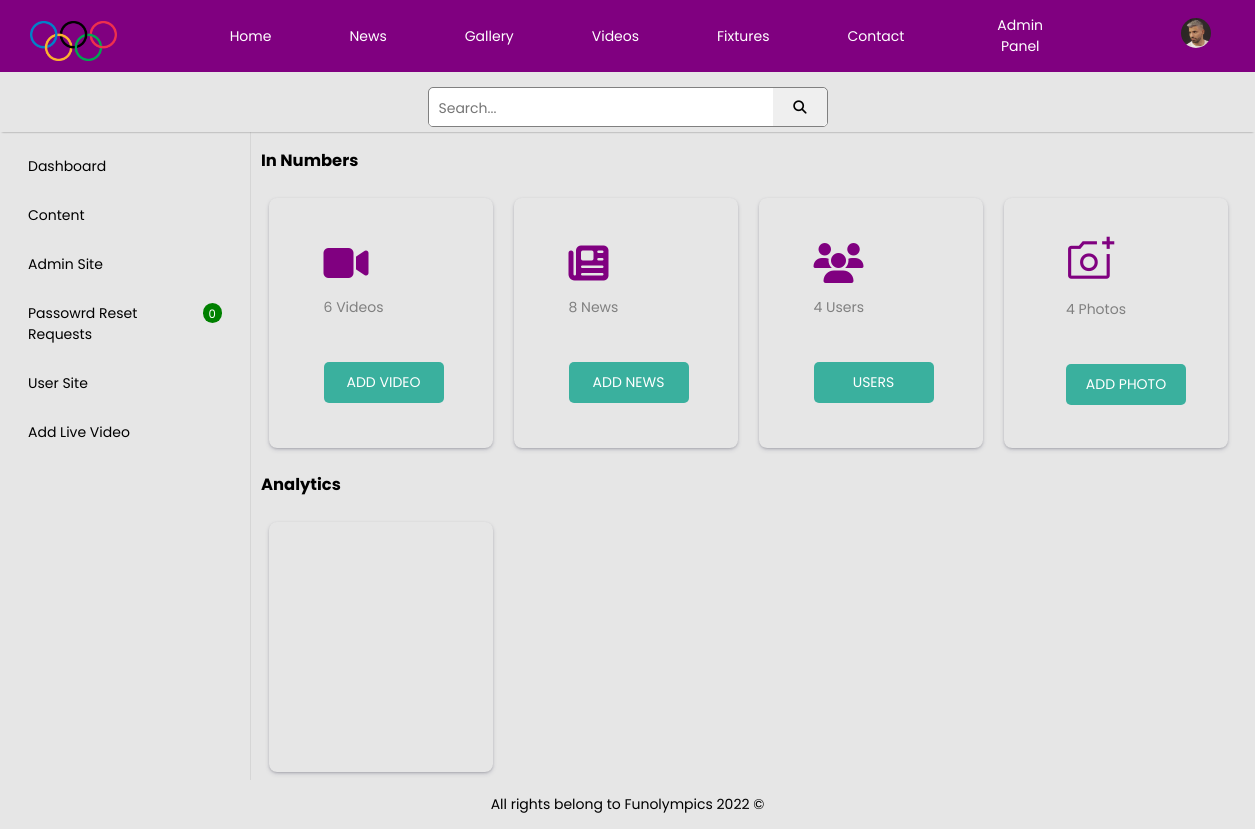
/funolympics/admin-panel/ (signed in), run on an earlier commit of the app's database.
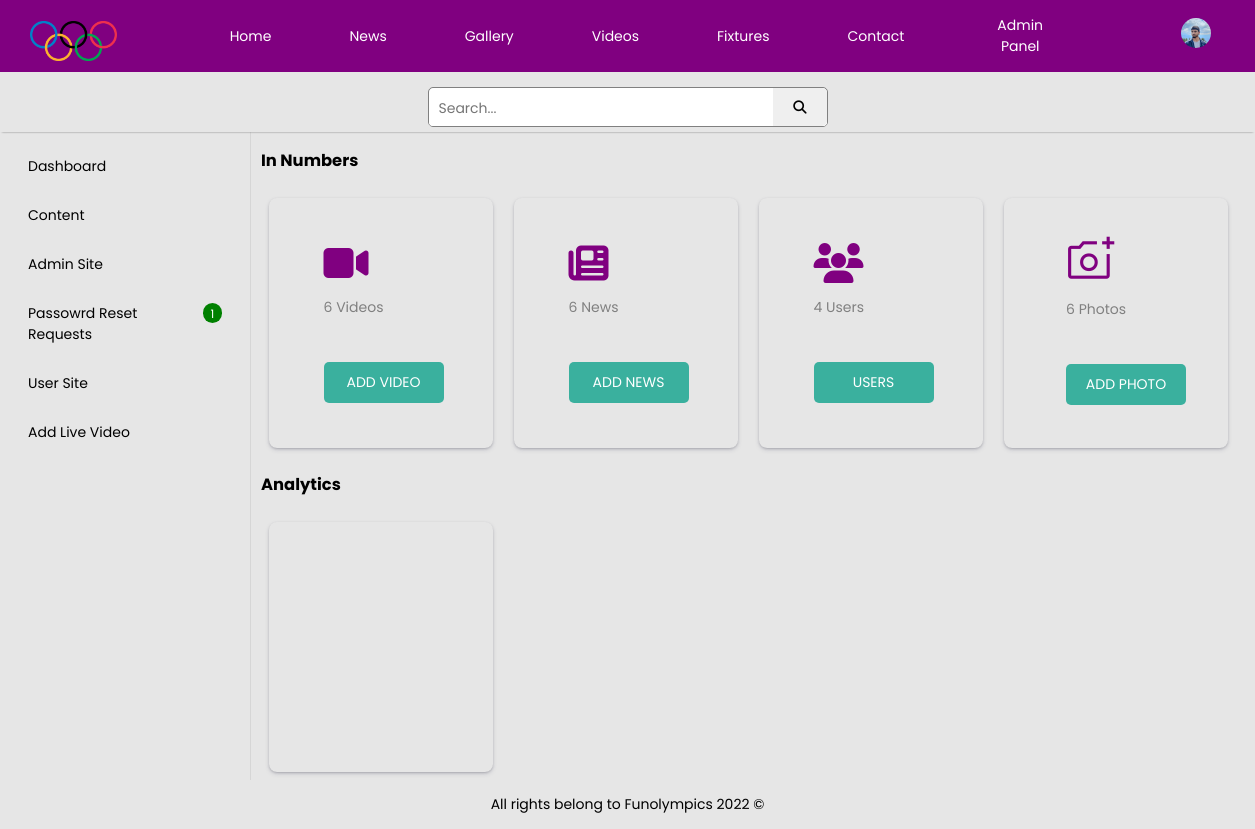
And on a later commit of the database.
### users/models.py (models this page shows, shortened)
class User (AbstractBaseUser):
    email       = models.EmailField(verbose_name="email", max_length=60, unique=True)
    username    = models.CharField (max_length=50, unique=True)
    password    = models.CharField(max_length=128)
    date_joined = models.DateTimeField(verbose_name="date joined", auto_now_add=True)
    last_login  = models.DateTimeField(auto_now=True, verbose_name='last login')
    is_admin    = models.BooleanField(default=False)
    is_active   = models.BooleanField(default=True)
    is_staff    = models.BooleanField(default=False)
    is_superuser=  models.BooleanField(default=False)
    full_name   =models.CharField(max_length=60, null=True)
    country     =CountryField(blank=True, null=True, verbose_name="Counrty/Area of resdence", blank_label="Select Country")
    id          =models.UUIDField(default=uuid.uuid4, unique=True, primary_key=True, editable=False)
    USERNAME_FIELD = 'email' #use this field to login to the account instead of username
    REQUIRED_FIELDS=['username', 'full_name', 'country']
    objects = UserManager()

class Profile (models.Model):
    user = models.OneToOneField(User, on_delete=models.CASCADE, null=True, blank=True)
    username = models.CharField(max_length=255, blank=True, null=True)
    name = models.CharField(max_length=255, blank=True, null=True)
    email = models.EmailField(max_length=255, blank=True, null=True)
    country = CountryField(blank=True, null=True, verbose_name="Counrty/Area of resdence", blank_label="Select Country")
    profile_image = models.ImageField(null=True, blank=True, upload_to='images/profile_pics/', default='images/profile_pics/default.jpg')
    created = models.DateTimeField(auto_now_add=True)
    id = models.UUIDField(default=uuid.uuid4, unique=True,
                          primary_key=True, editable=False)

### videos_app/views.py (the view)
# urls.py: path('admin-panel/', views.admin_panel, name="admin_panel"),
@login_required(login_url='login')
@user_passes_test(lambda u: u.is_superuser, login_url='home')
def admin_panel(request):
    video_count = Video.objects.all().count()
    news_count = News.objects.all().count()
    users_count = User.objects.all().count()
    photo_count = Photo.objects.all().count()
    profile = request.user.profile
    inbox = profile.messages.all()
    unread_count = inbox.filter(is_read=False).count()
    context = {'video_count': video_count,
               'news_count': news_count, 'users_count': users_count, 'photo_count': photo_count, 'unread_count': unread_count}
    return render(request, 'videos_app/admin_panel.html', context)

### videos_app/templates/videos_app/admin_panel.html (shortened to what this page needs)
{% extends 'main.html'%}
{% load static %}
{% block styles %}
<link rel="stylesheet" href="{% static 'styles/admin_panel.css' %}">
{% endblock %}
{% block content %}
<div class="container">
    <div class="sidebar">
        <a href="" class="baritem bar-button">Dashboard</a>
        <a href="" class="baritem  bar-button">Content</a>
        <a href="{% url 'admin:index' %}" class="baritem bar-button">Admin Site</a>
        <a href="{% url 'inbox' %}" class="baritem bar-button" style="display:flex ;">Passowrd Reset Requests
            <div class="circle">
                <small >{{unread_count}}</small>
            </div>
        </a>
        <a href="" class="baritem bar-button">User Site</a>
        <a href="{% url 'add_live' %}" class="baritem bar-button">Add Live Video</a>
    </div>
    <div class="dashboard-container">
        <h3>In Numbers</h3>
        <div class="card-container">
            <div class="card-grid">
                <div class="card">
                    <div class="card-details">
                        <i class="fa-solid fa-video"></i>
                        <p>{{video_count}} Videos</p>
                        <a href="{% url 'add_videos' %}" > <button id="btn-small"> Add
                                Video</button></a>
                    </div>
                </div>
                <div class="card">
                    <div class="card-details">
                        <i class="fa-solid fa-newspaper"></i>
                        <p>{{news_count}} News </p>
                        <a href="{% url 'add_news' %}" > <button id="btn-small"> Add
                            News</button></a>
                    </div>
                </div>
                <div class="card">
                    <div class="card-details">
                        <i class="fa-solid fa-users"></i>
                        <p>{{users_count}} Users</p>
                        <a href="{% url 'admin:index' %}" > <button id="btn-small">  Users
                            </button></a>
                    </div>
                </div>
                <div class="card">
                    <div class="card-details" >
                        <span class="material-symbols-outlined">
                        </span>
                        <p style="margin-left:15px ;">{{photo_count}} Photos</p>
                        <a href="{% url 'add_photos' %}"> <button id="btn-small" style="margin-left:15px ;"> Add Photo</button></a>
                    </div>
                </div>
            </div>
        </div>
        <h3>Analytics</h3>
        <div class="card-grid">
            <div class="card">
                <div class="card-details">
                </div>
            </div>
        </div>
    </div>
</div>
{% endblock content %}

### templates/navbar.html (shortened to what this page needs)
<!DOCTYPE html>
<html lang="en">
<head>
    {% load static %}
    <link rel="stylesheet" href="{% static 'styles/navbar.css' %}">
</head>
<body>
    {% if request.user.is_authenticated %}
    <div class="nav-bar">
        <ul>
            <img src="{% static 'media/images/olympic.png'%}" alt="" id="logo">
            <li><a href="{% url 'home' %}">Home</a></li>
            <li><a href="{% url 'all_news' %}">News</a></li>
            <li><a href="{% url 'gallery' %}">Gallery</a></li>
            <li><a href="{% url 'all_videos' %}">Videos</a></li>
            <li><a href="{% url 'fixtures' %}">Fixtures</a></li>
            <li><a href="{% url 'contact'  %}">Contact</a></li>
            {% if request.user.is_superuser %}
            <li> <a href="{% url 'admin_panel' %}" class="baritem bar-button">Admin Panel</a></li>
            {% endif %}
            <div class="dropdown">
                <button class="dropbtn">
                    <img src="{{request.user.profile.profile_image.url}}" alt="" id="profile-img">
                </button>
            </div>
        </ul>
    </div>
    {% if not request.path == '/users/my_profile/' %}
    <div class="bottom-nav">
        <form action="" method="get">
            <div class="search-fields">
                <input type="text" placeholder="Search..." name="search_query">
                <button type="submit"><i class="fa fa-search"></i></button>
            </div>
        </form>
    </div>
    {% endif  %}
    {% endif %}
</body>
</html>

What changed in the data, as far as the page shows it:
changed User: user.profile.profile_image: a different picture
Also different on the page:
{{ unread_count }}: "0" → "1"
{{ news_count }}: "8" → "6"
{{ photo_count }}: "4" → "6"
